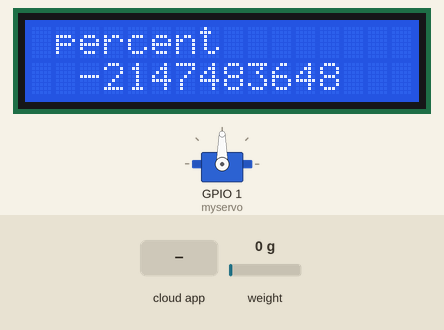
Recording of a sketch running on a simulated ESP8266 (NodeMCU). Parts: servo, 16×2 character LCD. Inputs (shaded band) come from the test bench; at power-on: weight on the scale 0 g. WiFi joins after 1.5 s; servers stay silent unless stated; the Firebase database answers and starts empty; what the sketch prints to the serial monitor is not drawn.

Above: at 4.6 s.
4.7 s: the phone or cloud app sets initialweight to 25
At 6.0 s:
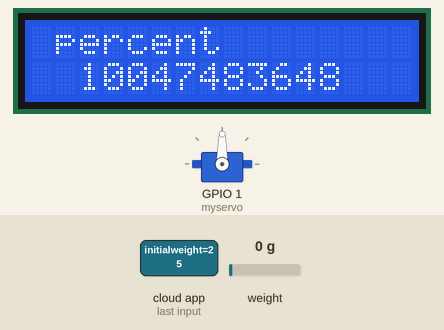
6.5 s: weight on the scale set to 100 g
At 8.9 s:
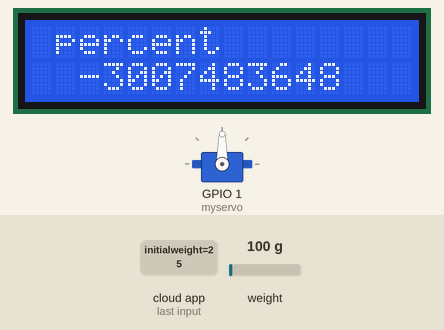
9.4 s: the phone or cloud app sets initialweight to 50
At 11.0 s:
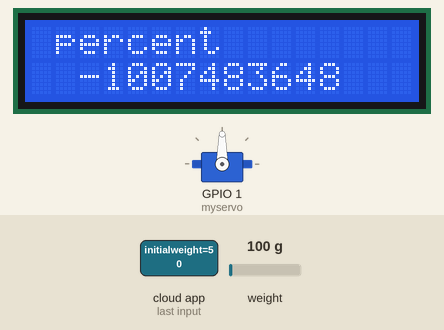
11.3 s: weight on the scale set to 1250 g
At 13.9 s:
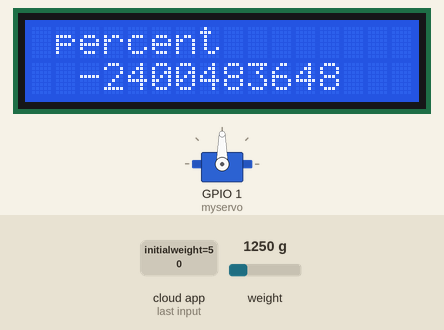
14.2 s: weight on the scale set to 2500 g
At 16.0 s:
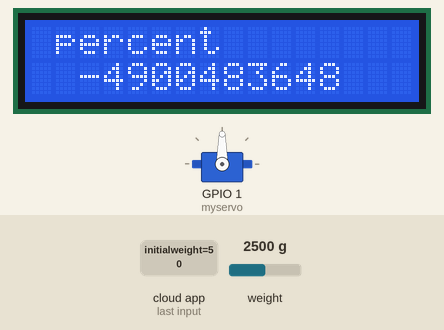
Timing chart, 0 to 17.5 s (numbered marks = the images above; inputs shaded):
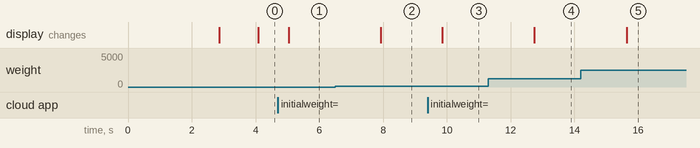

Measured:
- after the input at 4.7 s, the display: changes after 0.35 s (image 1)
- after the input at 6.5 s, the display: changes after 1.4 s (image 2)
- after the input at 9.4 s, the display: changes after 0.46 s (image 3)
- after the input at 11.3 s, the display: changes after 1.4 s (image 4)
- after the input at 14.2 s, the display: changes after 1.4 s (image 5)

The sketch:

loadcellcalibrate.ino
```cpp
#include "HX711.h"
#include <ESP8266WiFi.h>
#include <FirebaseArduino.h>
#include <Servo.h>
#include <Wire.h>
#include <LiquidCrystal_I2C.h>

// Set these to run example.
#define FIREBASE_HOST "saline123.firebaseio.com"
#define FIREBASE_AUTH "ONKX2NjGtFSdCirtkizJxbsRJTnRcPQHXca38llL"
#define WIFI_SSID "S6 edge"
#define WIFI_PASSWORD "snist456"
LiquidCrystal_I2C lcd(0x27, 16, 2);
float weight;
// HX711 circuit wiring
const int LOADCELL_DOUT_PIN = D6;
const int LOADCELL_SCK_PIN = D7;
Servo myservo;// Name the servo
HX711 scale;// Initilaize scale
void setup() {
  Serial.begin(9600);
  WiFi.begin(WIFI_SSID, WIFI_PASSWORD);
  Serial.print("connecting");
  while (WiFi.status() != WL_CONNECTED) {
    Serial.print(".");
    delay(500);
  }
  Serial.println();
  Serial.print("connected: ");
  Serial.println(WiFi.localIP());

  Firebase.begin(FIREBASE_HOST, FIREBASE_AUTH);
  myservo.attach(D10);
  Serial.println("HX711 Demo");
  Serial.println("Initializing the scale");
  scale.begin(LOADCELL_DOUT_PIN, LOADCELL_SCK_PIN);
  Serial.println("Before setting up the scale:");
  Serial.print("read: \t\t");
  Serial.println(scale.read());      // print a raw reading from the ADC
  scale.set_scale(-848.5);          // this value is obtained by calibrating the scale with known weights; see the README for details
  scale.tare();                    // reset the scale to 0
  Serial.println("After setting up the scale:");
  Serial.print("read: \t\t");
  Serial.println(scale.read());// print a raw reading from the ADC
  Serial.println("Readings:");
  lcd.init();                      // initialize the lcd
  lcd.init();
  // Print a message to the LCD.
  lcd.backlight();
  //float initialweight = scale.get_units();
  float weight = scale.get_units();
  Firebase.setFloat("initialweight", weight);
}
//float initialweight = scale.get_units();
void loop()
{
  int i;
  float weight = scale.get_units();
  Serial.println(weight);
  Serial.print("one reading:\t");
  Serial.println(scale.get_units(), 1);
  Firebase.setFloat("weight", weight);
  Firebase.pushFloat("weightlog", weight);
  Firebase.setFloat("serialval", i++);
  // Serial.println("upload successful");
  // handle error
  if (Firebase.failed()) {
    Serial.print("weight upload failed:");
    Serial.println(Firebase.error());
  }
  //  Firebase.setFloat("percent", percent);
  float gotweight = Firebase.getFloat("weight");
  float gweight = Firebase.getFloat("initialweight");
  Serial.println(gotweight);
  int percent = ((gweight - weight) / gweight) * 100;
  Serial.println(percent);
  lcd.setCursor(1, 0);
  lcd.print("percent");
  lcd.setCursor(2, 1);
  lcd.print(percent);
  /*if(gotweight <= 20)
    {
    for(int pos = 0;pos<=90;pos++)
    {
      myservo.write(pos);
      Firebase.setString("Warning","bottle running out");
      delay(10);
      if(gotweight > 20){exit;}
     }
    }
    if(gotweight >= 500)
    {
    myservo.write(10);
    }*/

}
```
